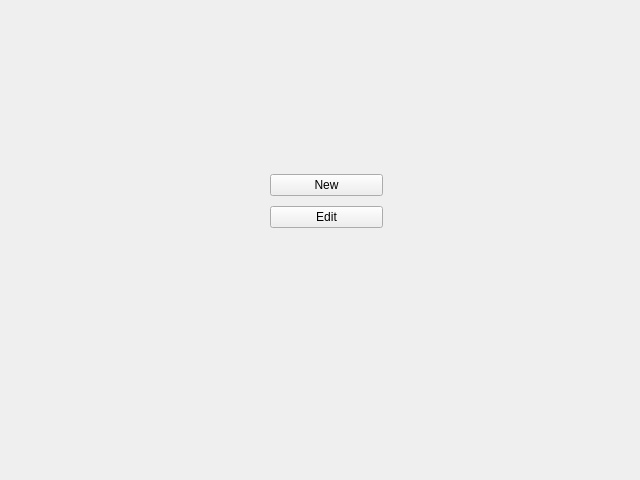
<ui version="4.0" >
 <class>Form</class>
 <widget class="QWidget" name="Form" >
  <property name="geometry" >
   <rect>
    <x>0</x>
    <y>0</y>
    <width>640</width>
    <height>480</height>
   </rect>
  </property>
  <property name="sizePolicy" >
   <sizepolicy vsizetype="Fixed" hsizetype="Fixed" >
    <horstretch>0</horstretch>
    <verstretch>0</verstretch>
   </sizepolicy>
  </property>
  <property name="windowTitle" >
   <string>Form</string>
  </property>
  <widget class="QWidget" name="" >
   <property name="geometry" >
    <rect>
     <x>270</x>
     <y>170</y>
     <width>113</width>
     <height>64</height>
    </rect>
   </property>
   <layout class="QVBoxLayout" name="verticalLayout" >
    <item>
     <widget class="QPushButton" name="newButton" >
      <property name="text" >
       <string>New</string>
      </property>
     </widget>
    </item>
    <item>
     <widget class="QPushButton" name="editButton" >
      <property name="text" >
       <string>Edit</string>
      </property>
     </widget>
    </item>
   </layout>
  </widget>
 </widget>
 <resources/>
 <connections/>
</ui>
